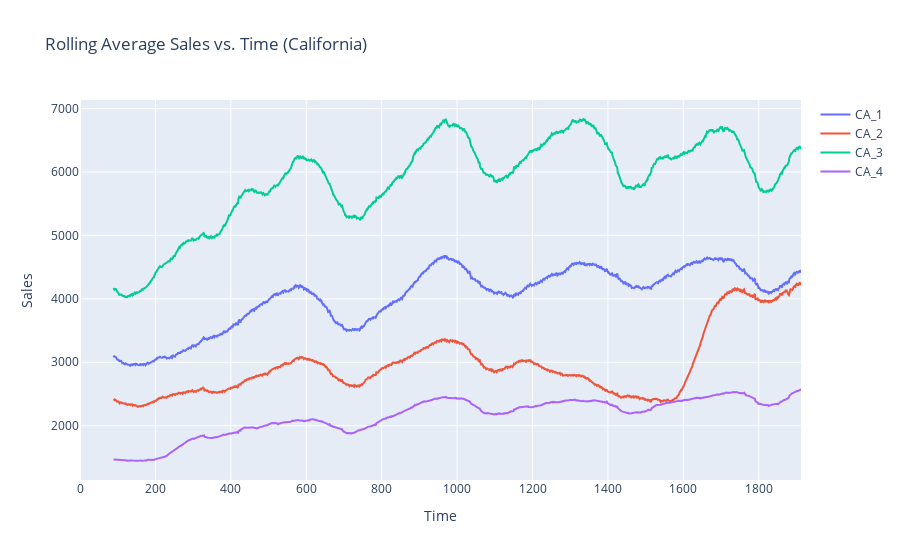

Notebook code for this chart:
### Code cell
store_list = sell_prices['store_id'].unique()
means = []
stores = []
fig = go.Figure()
for s in store_list:
    if 'ca' in s or 'CA' in s:
        store_items = [c for c in past_sales.columns if s in c]
        data = past_sales[store_items].sum(axis=1).rolling(90).mean()
        means.append(np.mean(past_sales[store_items].sum(axis=1)))
        stores.append(s)
        fig.add_trace(go.Scatter(x=np.arange(len(data)), y=data, name=s))
    
fig.update_layout(yaxis_title="Sales", xaxis_title="Time", title="Rolling Average Sales vs. Time (California)")

### Figure 1 — Plotly figure (JSON) as saved in the notebook; plotly's stock layout.template omitted (floating-point values rounded to 4 significant figures; data arrays with more than 128 entries replaced by an {"elided": "..."} marker saying what was removed)
{"data": [{"name": "CA_1", "type": "scatter", "x": {"elided": "1913 int values"}, "y": {"elided": "1913 float values"}}, {"name": "CA_2", "type": "scatter", "x": {"elided": "1913 int values"}, "y": {"elided": "1913 float values"}}, {"name": "CA_3", "type": "scatter", "x": {"elided": "1913 int values"}, "y": {"elided": "1913 float values"}}, {"name": "CA_4", "type": "scatter", "x": {"elided": "1913 int values"}, "y": {"elided": "1913 float values"}}], "layout": {"title": {"text": "Rolling Average Sales vs. Time (California)"}, "xaxis": {"title": {"text": "Time"}}, "yaxis": {"title": {"text": "Sales"}}}}
